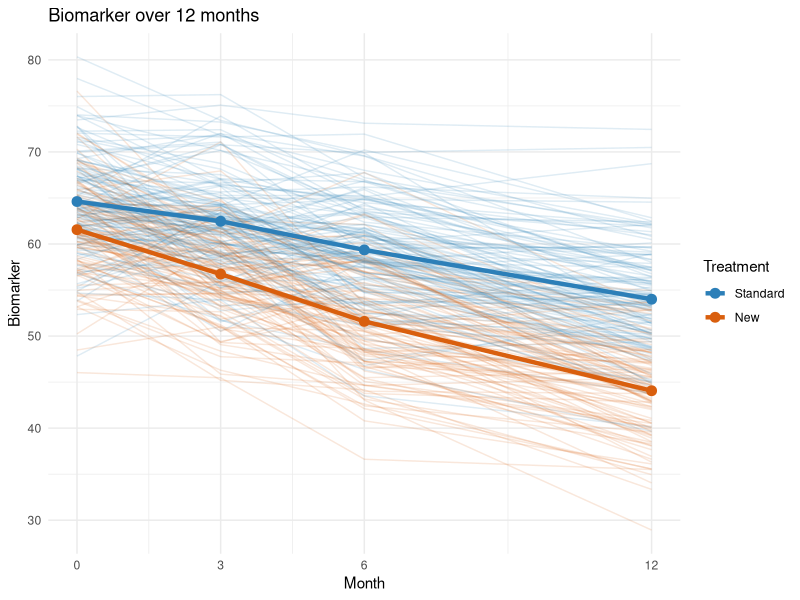
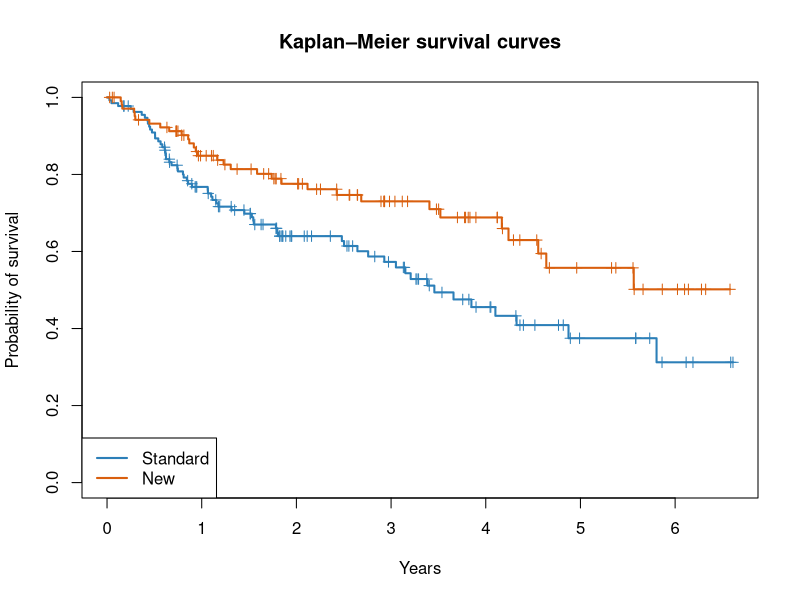

Recreate these plots in R, in order.
## ----setup, include = FALSE---------------------------------------------------
knitr::opts_chunk$set(message = FALSE, warning = FALSE, fig.width = 7, fig.height = 4.5,
                      fig.path = "figures/")


## ----packages-----------------------------------------------------------------
library(tidyverse)  # reading, reshaping and plotting data
library(lme4)       # linear mixed model
library(lmerTest)   # p-values for the mixed model
library(survival)   # Kaplan-Meier, log-rank test and Cox model


## ----read---------------------------------------------------------------------
data_wide <- read.table("data/extra_data.txt", header = TRUE)
head(data_wide)


## ----long---------------------------------------------------------------------
data_long <- data_wide |>
  pivot_longer(cols = starts_with("bio_"),
               names_to = "visit", values_to = "biomarker") |>
  mutate(month = as.numeric(sub("bio_", "", visit)),
         group = factor(treatment, levels = c(0, 1), labels = c("Standard", "New")))

head(data_long)
nrow(data_long)   # 240 patients x 4 visits = 960 rows


## ----trajectories-------------------------------------------------------------
group_means <- data_long |>
  group_by(group, month) |>
  summarise(biomarker = mean(biomarker))

ggplot(data_long, aes(x = month, y = biomarker, colour = group)) +
  geom_line(aes(group = id), alpha = 0.15) +
  geom_line(data = group_means, linewidth = 1.5) +
  geom_point(data = group_means, size = 3) +
  scale_x_continuous(breaks = c(0, 3, 6, 12)) +
  scale_colour_manual(values = c("Standard" = "#2C7FB8", "New" = "#D95F0E")) +
  labs(x = "Month", y = "Biomarker", colour = "Treatment",
       title = "Biomarker over 12 months") +
  theme_minimal()


## ----means-table--------------------------------------------------------------
group_means |>
  pivot_wider(names_from = month, values_from = biomarker, names_prefix = "Month ") |>
  knitr::kable(digits = 1)


## ----lmm----------------------------------------------------------------------
model <- lmer(biomarker ~ month * treatment + (1 | id), data = data_long)
summary(model)


## ----lmm-ci-------------------------------------------------------------------
confint(model, parm = "beta_", method = "Wald")


## ----km-----------------------------------------------------------------------
km <- survfit(Surv(follow, death) ~ treatment, data = data_wide)
km


## ----kaplan-meier-------------------------------------------------------------
plot(km, col = c("#2C7FB8", "#D95F0E"), lwd = 2, mark.time = TRUE,
     xlab = "Years", ylab = "Probability of survival",
     main = "Kaplan–Meier survival curves")
legend("bottomleft", legend = c("Standard", "New"),
       col = c("#2C7FB8", "#D95F0E"), lwd = 2)


## ----km-3years----------------------------------------------------------------
summary(km, times = 3)


## ----logrank------------------------------------------------------------------
survdiff(Surv(follow, death) ~ treatment, data = data_wide)


## ----cox----------------------------------------------------------------------
cox <- coxph(Surv(follow, death) ~ treatment + age + sex, data = data_wide)
summary(cox)


## ----ph-check-----------------------------------------------------------------
cox.zph(cox)
